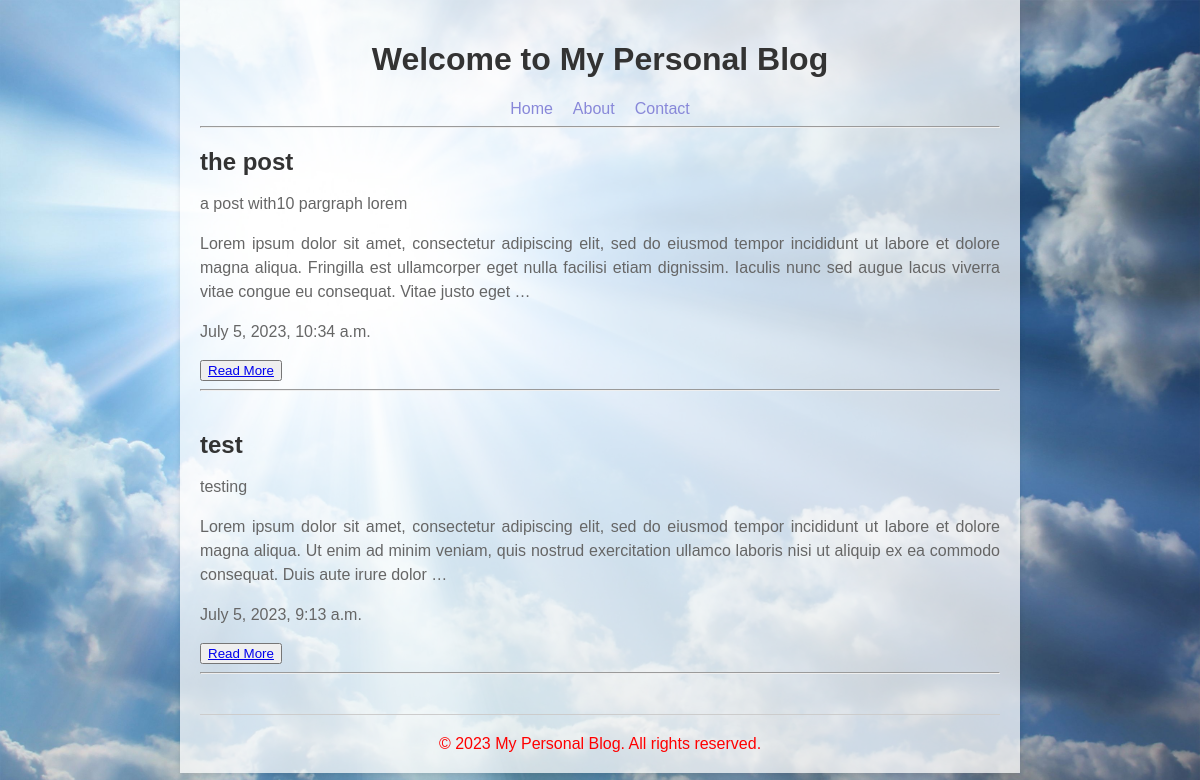
The page / on the database its author committed.
### blog/models.py (models this page shows, shortened)
class Post(models.Model):
    title = models.CharField(max_length=255)
    description = models.CharField(max_length=255)
    post = models.TextField()
    created_time = models.DateTimeField(auto_now_add=True, null=True)
    active = models.BooleanField(default=False)
    class Meta:
        ordering = ['created_time']

### blog/views.py (the view)
# urls.py: path('', views.main, name='main'),
def main(request):
    posts = Post.objects.filter(active=1).order_by('-created_time')
    context = {'posts':posts}
    return render(request , 'blog/main.html', context=context)

### templates/blog/main.html (shortened to what this page needs)
{% load static %}
<!DOCTYPE html>
<html lang="en">
<head>
  <link rel="stylesheet" href="{% static 'blog/style.css'%}">
</head>
<body>
  <div class="container">
    <header>
      <h1>Welcome to My Personal Blog</h1>
      <nav>
        <ul>
          <li><a href="{% url 'blog:main' %}">Home</a></li>
          <li><a href="{% url 'blog:about' %}">About</a></li>
          <li><a href="{% url 'contact:contact' %}">Contact</a></li>
        </ul>
      </nav>
      <hr>
    </header>
    {% for post in posts %}
    <main>
      <article>
        <h2>{{post.title}}</h2>
        <p>{{post.description}}</p>
        <p>{{post.post|truncatewords:40}}</p>
        <p>{{post.created_time}}</p>
        <button class="read-more"><a href="{% url 'blog:single_post' num=post.id %}">Read More</a></button>
        <hr>
      </article>
    </main>
    {% endfor %}
    <footer>
      &copy; 2023 My Personal Blog. All rights reserved.
    </footer>
  </div>
</body>
</html>

### statics/blog/style.css (style rules this page uses)
body { font-family: Arial, sans-serif; margin: 0; padding: 0; display: flex; justify-content: center; align-items: center; text-align: center; }
.container { width: 80%; max-width: 800px; padding: 20px; background-color: #ffffffb9; box-shadow: 0 2px 5px rgba(0, 0, 0, 0.1); }
header { text-align: center; margin-bottom: 20px; }
h1 { color: #333333; }
nav ul { list-style-type: none; margin: 0; padding: 0; display: flex; justify-content: center; }
nav li { margin: 0 10px; }
nav a { text-decoration: none; color: #8888d9; transition: color 0.3s ease-in-out; }
main { text-align: justify; }
article { margin-bottom: 40px; }
h2 { color: #333333; margin-bottom: 10px; }
p { color: #666666; line-height: 1.5; }
footer { text-align: center; color: #ff0000; margin-top: 40px; padding-top: 20px; border-top: 1px solid #CCCCCC; }

### templates/blog/main.html (style rules this page uses)
body { background-image: url("../../media/sky4.jpg"); background-repeat: no-repeat; background-size: cover; }

### rows shown on the page
Post: title "the post", description "a post with10 pargraph lorem", post "Lorem ipsum dolor sit amet, consectetur adipiscing elit, sed do eiusmod tempor incididunt ut labore et dolore magna aliqua. Fringilla est ullamcorper eget nulla facilisi etiam dignissim. Iaculis nunc sed augue lacus viverra vitae congue eu consequat. Vitae justo eget …", created_time "July 5, 2023, 10:34 a.m."
Post: title "test", description "testing", post "Lorem ipsum dolor sit amet, consectetur adipiscing elit, sed do eiusmod tempor incididunt ut labore et dolore magna aliqua. Ut enim ad minim veniam, quis nostrud exercitation ullamco laboris nisi ut aliquip ex ea commodo consequat. Duis aute irure dolor …", created_time "July 5, 2023, 9:13 a.m."
